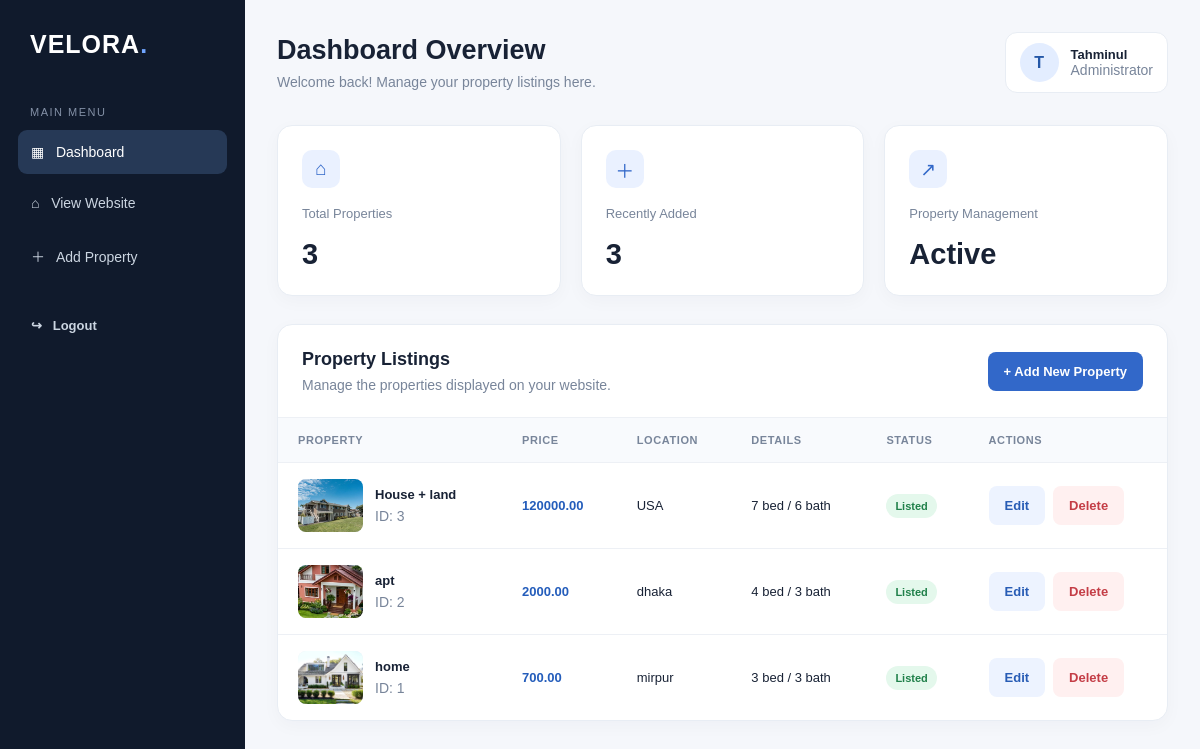
The app's page /properties/manage/ (signed in) with its own data.
### properties/models.py (models this page shows, shortened)
class Property(models.Model):
    title = models.CharField(max_length=200)
    price = models.DecimalField(max_digits=12, decimal_places=2)
    location = models.CharField(max_length=200)
    description = models.TextField()
    image = models.ImageField(upload_to="properties/")
    bedrooms = models.PositiveIntegerField(default=0)
    bathrooms = models.PositiveIntegerField(default=0)
    created_at = models.DateTimeField(auto_now_add=True)
    class Meta:
        ordering = ["-created_at"]

### properties/views.py (the view)
@staff_required
def property_dashboard(request):
    properties = Property.objects.all()
    return render(
        request,
        "properties/property_dashboard.html",
        {"properties": properties},
    )

### properties/views.py (called while the page is built)
def staff_required(view_func):
    @wraps(view_func)
    @login_required(login_url="login")
    def wrapper(request, *args, **kwargs):
        if not request.user.is_staff:
            return HttpResponseForbidden(
                "You are not allowed to manage properties."
            )
        return view_func(request, *args, **kwargs)
    return wrapper

### properties/templates/properties/property_dashboard.html (shortened to what this page needs)
<!DOCTYPE html>
<html lang="en">
<head>
</head>
<body>
<div class="layout">
    <aside class="sidebar">
        <div class="brand">VELORA<span>.</span></div>
        <div class="nav-label">MAIN MENU</div>
        <a href="{% url 'property_dashboard' %}"
           class="nav-link active">▦ &nbsp; Dashboard</a>
        <a href="{% url 'property_list' %}"
           class="nav-link">⌂ &nbsp; View Website</a>
        <a href="{% url 'property_add' %}"
           class="nav-link">＋ &nbsp; Add Property</a>
        <form method="post" action="{% url 'logout' %}"
              class="logout-form">
            <button type="submit" class="btn logout-btn">
                ↪ &nbsp; Logout
            </button>
        </form>
    </aside>
    <main class="main">
        <header class="topbar">
            <div>
                <h1>Dashboard Overview</h1>
                <p class="muted">
                    Welcome back! Manage your property listings here.
                </p>
            </div>
            <div class="profile">
                <div class="avatar">
                    {{ request.user.username|first|upper }}
                </div>
                <div>
                    <div class="profile-name">
                        {{ request.user.username }}
                    </div>
                    <div class="muted">Administrator</div>
                </div>
            </div>
        </header>
        <section class="stats">
            <div class="stat-card">
                <div class="stat-icon">⌂</div>
                <div class="stat-title">Total Properties</div>
                <div class="stat-value">{{ properties|length }}</div>
            </div>
            <div class="stat-card">
                <div class="stat-icon">＋</div>
                <div class="stat-title">Recently Added</div>
                <div class="stat-value">
                    {{ properties|length }}
                </div>
            </div>
            <div class="stat-card">
                <div class="stat-icon">↗</div>
                <div class="stat-title">Property Management</div>
                <div class="stat-value">Active</div>
            </div>
        </section>
        <section class="panel">
            <div class="panel-header">
                <div>
                    <h2>Property Listings</h2>
                    <p class="muted">
                        Manage the properties displayed on your website.
                    </p>
                </div>
                <a href="{% url 'property_add' %}"
                   class="btn btn-primary">
                    + Add New Property
                </a>
            </div>
            {% if properties %}
                <div class="table-wrap">
                    <table>
                        <thead>
                            <tr>
                                <th>Property</th>
                                <th>Price</th>
                                <th>Location</th>
                                <th>Details</th>
                                <th>Status</th>
                                <th>Actions</th>
                            </tr>
                        </thead>
                        <tbody>
                        {% for property in properties %}
                            <tr>
                                <td>
                                    <div class="property-cell">
                                        {% if property.image %}
                                            <img
                                                src="{{ property.image.url }}"
                                                class="property-image"
                                                alt="{{ property.title }}">
                                        {% else %}
                                            <div class="property-image"></div>
                                        {% endif %}
                                        <div>
                                            <div class="property-title">
                                                {{ property.title }}
                                            </div>
                                            <div class="muted">
                                                ID: {{ property.pk }}
                                            </div>
                                        </div>
                                    </div>
                                </td>
                                <td class="price">
                                    {{ property.price }}
                                </td>
                                <td>{{ property.location }}</td>
                                <td>
                                    {{ property.bedrooms }} bed /
                                    {{ property.bathrooms }} bath
                                </td>
                                <td>
                                    <span class="status">Listed</span>
                                </td>
                                <td>
                                    <div class="actions">
                                        <a
                                            href="{% url 'property_edit' property.pk %}"
                                            class="btn btn-edit">Edit</a>
                                        <form
                                            method="post"
                                            action="{% url 'property_delete' property.pk %}"
                                            onsubmit="return confirm('Delete this property?');">
                                            <button
                                                type="submit"
                                                class="btn btn-delete">
                                                Delete
                                            </button>
                                        </form>
                                    </div>
                                </td>
                            </tr>
                        {% endfor %}
                        </tbody>
                    </table>
                </div>
            {% endif %}
        </section>
    </main>
</div>
</body>
</html>

### properties/templates/properties/property_dashboard.html (style rules this page uses)
* { box-sizing: border-box; margin: 0; padding: 0; }
body { font-family: Arial, sans-serif; background: #f5f7fb; color: #182235; }
.layout { display: flex; min-height: 100vh; }
.sidebar { width: 245px; background: #101a2c; color: white; padding: 30px 18px; flex-shrink: 0; }
.brand { font-size: 25px; font-weight: 800; letter-spacing: 1px; padding: 0 12px 35px; }
.brand span { color: #70a5ff; }
.nav-label { color: #8491a7; font-size: 11px; letter-spacing: 1.5px; margin: 12px; }
.nav-link { display: block; padding: 14px 13px; margin: 7px 0; border-radius: 9px; text-decoration: none; color: #cbd5e1; font-size: 14px; }
.nav-link:hover, .nav-link.active { background: #263956; color: white; }
.main { flex: 1; min-width: 0; padding: 32px; }
.topbar { display: flex; justify-content: space-between; align-items: center; gap: 16px; margin-bottom: 32px; }
.topbar h1 { font-size: 27px; margin-bottom: 8px; }
.muted { color: #78859a; font-size: 14px; }
.profile { display: flex; align-items: center; gap: 12px; background: white; border: 1px solid #e8edf4; border-radius: 12px; padding: 10px 14px; }
.avatar { width: 39px; height: 39px; display: grid; place-items: center; background: #e3edff; color: #2457a7; border-radius: 50%; font-weight: bold; }
.profile-name { font-size: 13px; font-weight: bold; }
.stats { display: grid; grid-template-columns: repeat(3, minmax(0, 1fr)); gap: 20px; margin-bottom: 28px; }
.stat-card { background: white; border: 1px solid #e8edf4; padding: 24px; border-radius: 15px; box-shadow: 0 5px 18px #15274608; }
.stat-title { color: #78859a; font-size: 13px; margin-bottom: 17px; }
.stat-value { font-size: 29px; font-weight: 750; }
.stat-icon { display: inline-grid; place-items: center; width: 38px; height: 38px; border-radius: 10px; background: #eaf1ff; margin-bottom: 18px; color: #3268c9; font-size: 19px; }
.panel { background: white; border: 1px solid #e8edf4; border-radius: 15px; overflow: hidden; box-shadow: 0 5px 18px #15274608; }
.panel-header { padding: 24px; display: flex; justify-content: space-between; align-items: center; gap: 15px; }
.panel-header h2 { font-size: 18px; margin-bottom: 7px; }
.btn { display: inline-block; text-decoration: none; border: 0; cursor: pointer; border-radius: 8px; padding: 12px 16px; font-size: 13px; font-weight: bold; }
.btn-primary { background: #3268c9; color: white; }
.table-wrap { overflow-x: auto; }
table { width: 100%; border-collapse: collapse; text-align: left; white-space: nowrap; }
thead { background: #f8fafd; }
th { color: #78859a; font-size: 11px; letter-spacing: .6px; text-transform: uppercase; font-weight: 700; }
th, td { padding: 16px 20px; border-top: 1px solid #edf0f5; }
td { font-size: 13px; }
.property-cell { display: flex; align-items: center; gap: 12px; }
.property-image { width: 65px; height: 53px; object-fit: cover; border-radius: 8px; background: #edf1f7; }
.property-title { font-weight: bold; margin-bottom: 6px; }
.price { color: #245dbb; font-weight: bold; }
.status { display: inline-block; background: #e4f8ec; color: #20804a; padding: 6px 9px; border-radius: 20px; font-size: 11px; font-weight: bold; }
.actions { display: flex; align-items: center; gap: 8px; }
.btn-edit { background: #edf3ff; color: #285cb5; }
.btn-delete { background: #fff0f0; color: #c43d46; }
.logout-form { margin-top: 24px; }
.logout-btn { width: 100%; text-align: left; background: transparent; color: #cbd5e1; padding: 14px 13px; }

### records on screen
Property: image (picture), title "House + land", pk "3", price "120000.00", location "USA", bedrooms "7", bathrooms "6"
Property: image (picture), title "apt", pk "2", price "2000.00", location "dhaka", bedrooms "4", bathrooms "3"
Property: image (picture), title "home", pk "1", price "700.00", location "mirpur", bedrooms "3", bathrooms "3"

### other values on screen
{{ request.user.username|first|upper }} "T"
{{ request.user.username }} "Tahminul"
{{ properties|length }} "3"
